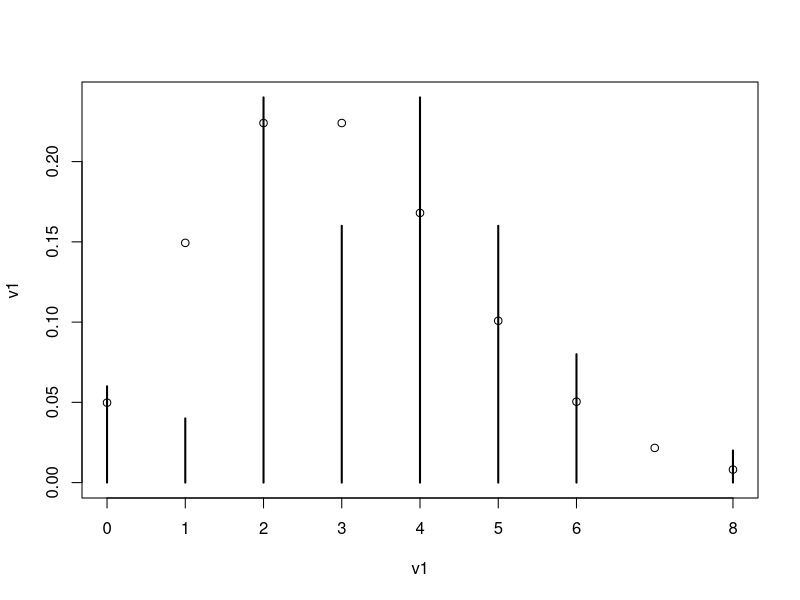
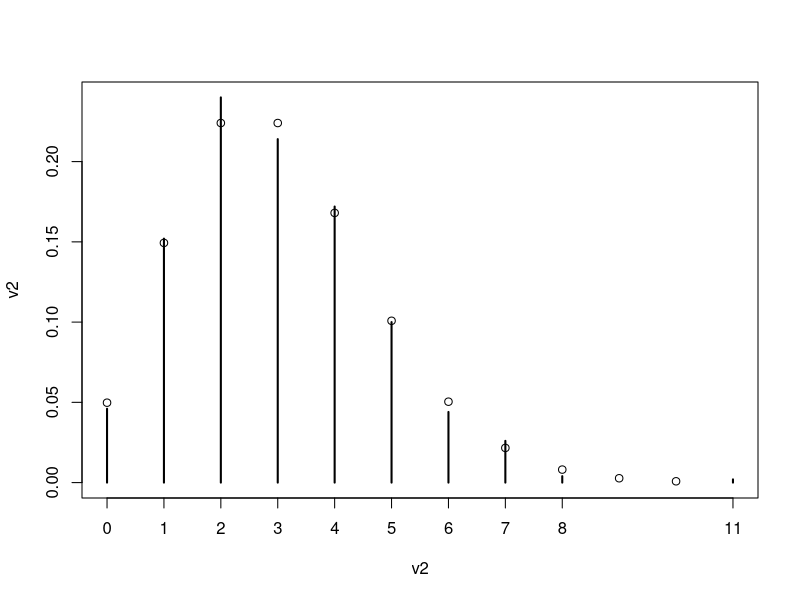
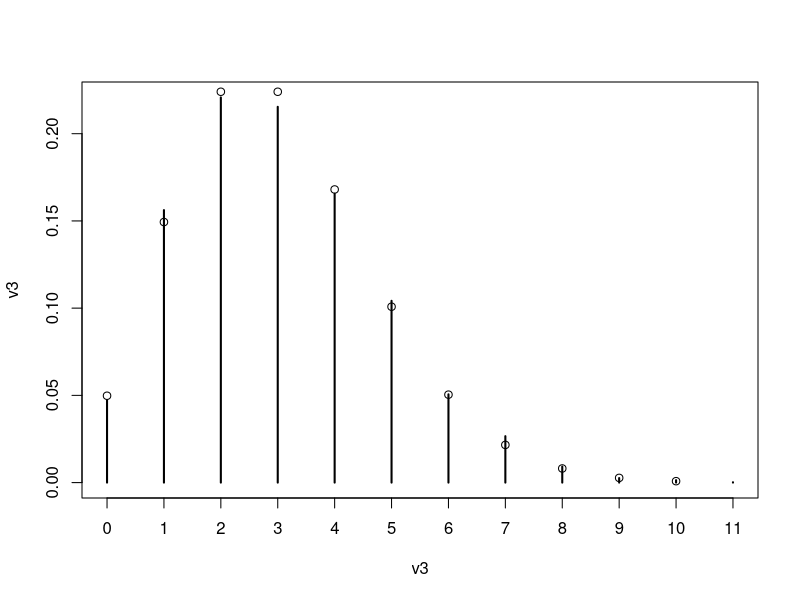
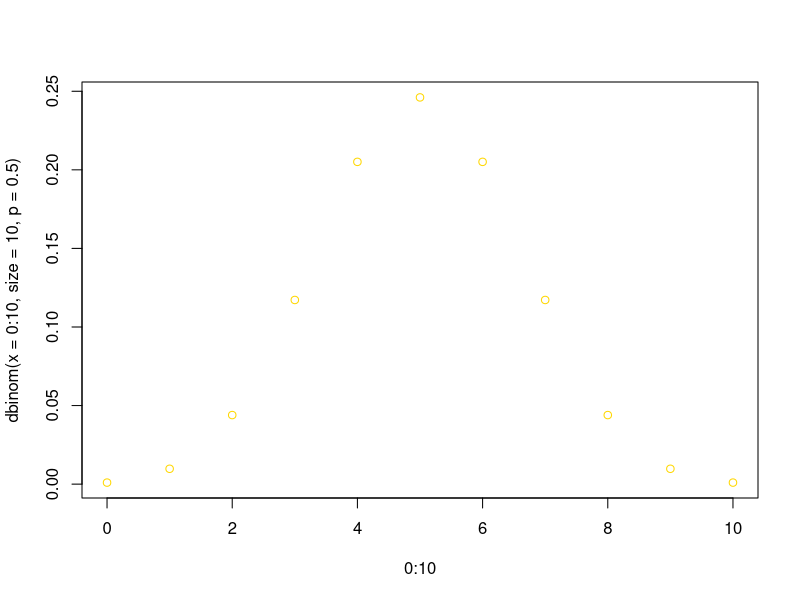
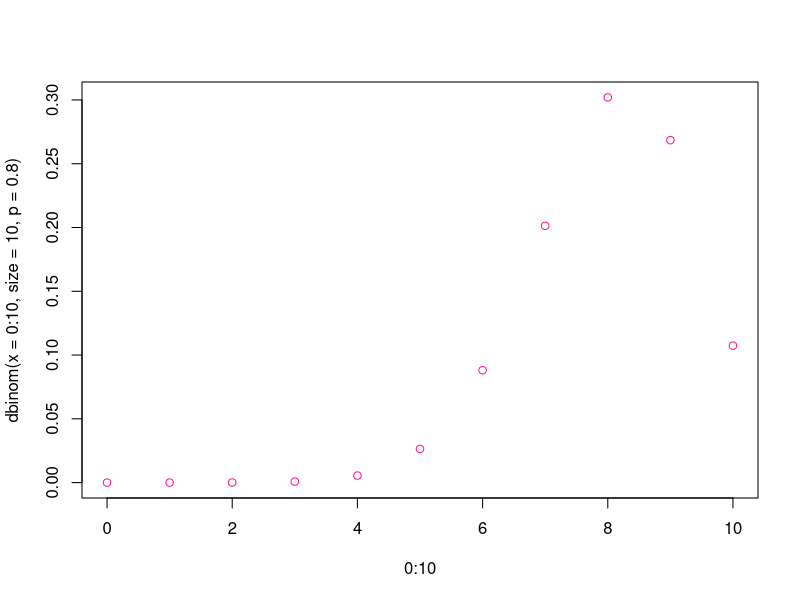
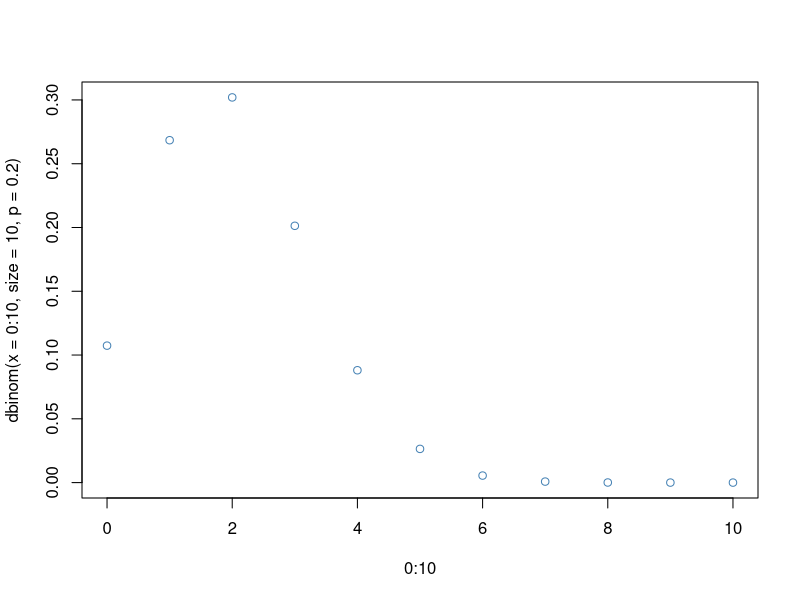
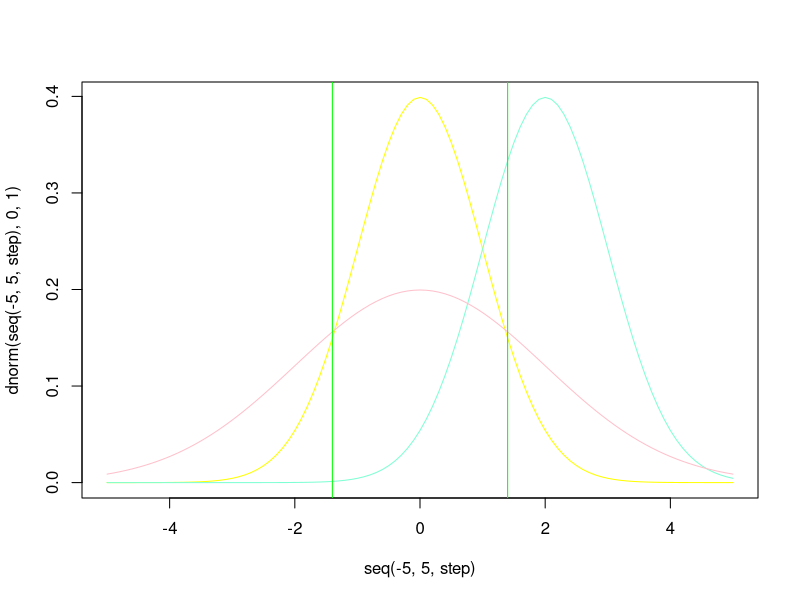

R code for these plots, in order:
####################################
########## LABORATORIO 06 ##########
##########   02-10-2017   ##########
####################################

##################
### Pregunta 1 ###
##################
v1 = rpois(50, lambda=3)
v1 = table(v1)/50
v2 = rpois(500, lambda=3)
v2 = table(v2)/500
v3 = rpois(5000, lambda=3)
v3 = table(v3)/5000
png(filename="graficoP1-1.png")
plot(v1, type="h")
points(0:10,dpois(0:10, 3))
dev.off()
png(filename="graficoP1-2.png")
plot(v2, type="h")
points(0:10,dpois(0:10, 3))
dev.off()
png(filename="graficoP1-3.png")
plot(v3, type="h")
points(0:10,dpois(0:10, 3))
dev.off()
#Mientras mas grande la muestra mas se acerca al modelo teorico

##################
### Pregunta 2 ###
##################
png(filename="graficoP2-1.png")
plot(0:10, dbinom(x=0:10, size=10, p=0.5), type="p", col="gold")
dev.off()
png(filename="graficoP2-2.png")
plot(0:10, dbinom(x=0:10, size=10, p=0.8), type="p", col="deeppink")
dev.off()
png(filename="graficoP2-3.png")
plot(0:10, dbinom(x=0:10, size=10, p=0.2), type="p", col="steelblue")
dev.off()
#Se desplaza la media en cada uno, por lo que los valores van a tender a otro punto
##################
### Pregunta 3 ###
##################
png(filename="graficoP3.png")
step = 0.1
plot(seq(-5,5,step), dnorm(seq(-5,5,step), 0,1), type="l", col="yellow")
lines(seq(-5,5,step), dnorm(seq(-5,5,step), 2,1), col="aquamarine")
#El grafico se tralada horizontalmente, por lo que los datos tienden a ser mayores
lines(seq(-5,5,step), dnorm(seq(-5,5,step), 0,2), col="pink")
#El grafico se achata, o sea mayor dispersion de datos
abline(v=-1.4, col="green")
abline(v=1.4, col="green")
dev.off()
#El area de la curva con menor sigma es mayor entre las lineas
